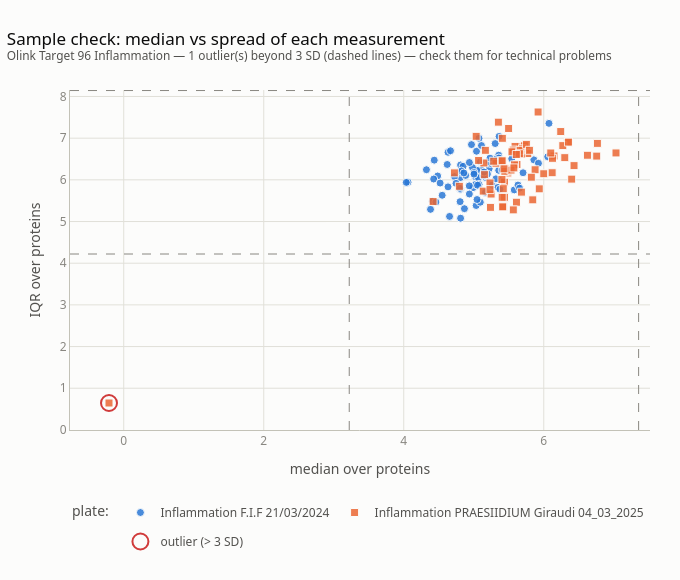

Notebook code for this chart:
### Code cell
plot_sample_qc(clean)

### Figure 1 — Plotly figure (JSON) as saved in the notebook; plotly's stock layout.template omitted (floating-point values rounded to 4 significant figures)
{"data": [{"customdata": ["", "", "", "", "", "", "", "", "", "", "", "", "", "", "", "", "", "", "", "", "", "", "", "", "", "", "", "", "", "", "", "", "", "", "", "", "", "", "", "", "", "", "", "", "", "", "", "", "", "", "", "", "", "", "", "", "", "", "", "", "", "", "", "", "", "", "", "", "", "", "", "", "", "", "", "", "", "", "", "", "", "", "", "", ""], "hovertemplate": "median %{x:.2f}<br>IQR %{y:.2f}<extra></extra>", "legendgroup": "Inflammation F.I.F 21/03/2024", "marker": {"color": "#2a78d6", "line": {"color": "#fcfcfb", "width": 1}, "opacity": 0.85, "size": 8, "symbol": "circle"}, "mode": "markers", "name": "Inflammation F.I.F 21/03/2024", "showlegend": true, "type": "scatter", "x": [5.168, 4.867, 5.037, 5.356, 4.988, 5.858, 4.414, 5.579, 4.324, 5.075, 5.104, 5.035, 5.056, 5.093, 5.026, 5.042, 6.074, 5.219, 5.233, 5.306, 5.264, 5.039, 5.11, 5.362, 4.811, 4.806, 5.631, 4.436, 4.382, 4.484, 4.726, 5.195, 5.047, 5.924, 5.226, 4.632, 5.385, 4.884, 5.025, 4.061, 4.967, 4.848, 4.98, 5.067, 6.056, 4.633, 5.166, 4.809, 5.347, 4.654, 4.621, 4.81, 4.427, 4.823, 4.036, 5.357, 4.519, 5.358, 5.373, 4.805, 5.351, 5.704, 4.667, 5.094, 5.542, 5.406, 5.654, 5.005, 4.936, 5.298, 4.746, 5.075, 4.858, 4.459, 4.937, 5.139, 4.937, 4.549, 5.317, 4.812, 5.003, 5.054, 4.803, 5.231, 5.148], "xaxis": "x", "y": [6.056, 5.308, 5.89, 6.59, 5.811, 6.48, 5.489, 5.759, 6.243, 6.997, 6.243, 5.384, 6.14, 5.464, 5.89, 6.23, 7.355, 6.266, 6.393, 6.871, 5.873, 6.686, 6.823, 7.043, 6.356, 6.053, 5.875, 6.472, 5.292, 6.092, 6.079, 6.139, 5.528, 6.397, 6.427, 5.831, 5.976, 6.106, 6.074, 5.944, 6.846, 6.325, 6.299, 6.048, 6.554, 6.661, 5.699, 5.773, 5.82, 5.123, 6.369, 6.183, 6.02, 6.212, 5.938, 6.229, 5.923, 6.524, 5.777, 5.477, 6.41, 6.17, 6.698, 6.429, 6.505, 6.237, 5.799, 6.176, 5.856, 6.488, 5.917, 5.89, 6.166, 5.467, 5.66, 6.094, 6.416, 5.63, 6.024, 5.079, 6.138, 5.873, 5.797, 6.521, 6.188], "yaxis": "y"}, {"customdata": ["", "", "", "", "", "", "", "", "", "", "", "", "", "", "", "", "", "", "", "", "", "", "", "", "", "", "", "", "", "", "", "", "", "", "", "", "", "", "", "", "", "", "", "", "", "", "", "", "", "", "", "", "", "", "", "", "", "", "", "", "", "", "", "", "", "", "", "", "", "", "", "", "", "", "", ""], "hovertemplate": "median %{x:.2f}<br>IQR %{y:.2f}<extra></extra>", "legendgroup": "Inflammation PRAESIIDIUM Giraudi 04_03_2025", "marker": {"color": "#eb6834", "line": {"color": "#fcfcfb", "width": 1}, "opacity": 0.85, "size": 8, "symbol": "square"}, "mode": "markers", "name": "Inflammation PRAESIIDIUM Giraudi 04_03_2025", "showlegend": true, "type": "scatter", "x": [4.419, 5.681, 5.318, 6.0, 5.248, 5.231, 6.624, 5.454, 5.67, 5.285, 6.343, 5.617, 5.487, 5.59, 6.146, 5.135, 5.61, 5.581, 6.399, 5.44, 6.272, 5.487, 5.771, 6.766, 5.659, 6.125, 7.032, 5.405, 5.406, 5.919, 5.409, 5.498, 5.564, 5.723, 5.232, 5.565, 4.794, 6.432, -0.2104, 5.421, 5.843, 5.034, 5.352, 5.474, 5.697, 5.145, 6.354, 5.546, 5.154, 5.443, 5.679, 6.3, 6.1, 5.533, 6.756, 5.412, 5.936, 5.663, 5.876, 5.166, 5.823, 4.724, 5.752, 5.652, 6.12, 5.795, 5.403, 5.239, 6.242, 5.069, 5.439, 5.406, 5.422, 5.432, 5.573, 5.608], "xaxis": "x", "y": [5.479, 5.705, 6.398, 6.146, 5.659, 5.926, 6.59, 6.266, 6.798, 6.447, 6.895, 6.368, 6.161, 6.802, 6.573, 5.73, 5.463, 6.359, 6.017, 5.943, 6.821, 6.191, 6.63, 6.875, 6.665, 6.516, 6.646, 6.456, 6.457, 7.628, 6.996, 7.232, 6.713, 6.819, 5.766, 5.279, 5.845, 6.342, 0.6459, 5.357, 5.521, 7.044, 7.384, 6.232, 6.745, 6.405, 6.906, 6.672, 6.125, 6.205, 6.619, 6.532, 6.644, 6.234, 6.57, 5.352, 5.784, 6.708, 6.242, 6.708, 6.063, 6.168, 6.852, 6.627, 6.171, 6.709, 6.007, 5.34, 7.158, 6.466, 5.581, 5.581, 5.787, 6.265, 6.286, 6.608], "yaxis": "y"}, {"hoverinfo": "skip", "legendgroup": "outlier", "marker": {"color": "rgba(0,0,0,0)", "line": {"color": "#d03b3b", "width": 2}, "size": 16}, "mode": "markers", "name": "outlier (> 3 SD)", "showlegend": true, "type": "scatter", "x": [-0.2104], "xaxis": "x", "y": [0.6459], "yaxis": "y"}], "layout": {"font": {"color": "#52514e", "family": "system-ui, -apple-system, 'Segoe UI', sans-serif", "size": 12}, "height": 580, "hoverlabel": {"bgcolor": "white", "font": {"color": "#0b0b0b", "family": "system-ui, -apple-system, 'Segoe UI', sans-serif"}}, "legend": {"font": {"color": "#52514e"}, "orientation": "h", "title": {"font": {"color": "#52514e"}, "text": "plate: "}, "x": 0, "xanchor": "left", "y": -0.2, "yanchor": "top"}, "margin": {"b": 150, "l": 70, "r": 30, "t": 90}, "paper_bgcolor": "#fcfcfb", "plot_bgcolor": "#fcfcfb", "shapes": [{"line": {"color": "#898781", "dash": "dash", "width": 1}, "type": "line", "x0": 3.221, "x1": 3.221, "xref": "x", "y0": 0, "y1": 1, "yref": "y domain"}, {"line": {"color": "#898781", "dash": "dash", "width": 1}, "type": "line", "x0": 7.355, "x1": 7.355, "xref": "x", "y0": 0, "y1": 1, "yref": "y domain"}, {"line": {"color": "#898781", "dash": "dash", "width": 1}, "type": "line", "x0": 0, "x1": 1, "xref": "x domain", "y0": 4.221, "y1": 4.221, "yref": "y"}, {"line": {"color": "#898781", "dash": "dash", "width": 1}, "type": "line", "x0": 0, "x1": 1, "xref": "x domain", "y0": 8.143, "y1": 8.143, "yref": "y"}], "title": {"font": {"color": "#0b0b0b", "size": 17}, "text": "Sample check: median vs spread of each measurement<br><sup style='color:#52514e'>Olink Target 96 Inflammation — 1 outlier(s) beyond 3 SD (dashed lines) — check them for technical problems</sup>", "x": 0.01, "xanchor": "left"}, "width": 680, "xaxis": {"anchor": "y", "domain": [0.0, 1.0], "gridcolor": "#e1e0d9", "linecolor": "#c3c2b7", "tickfont": {"color": "#898781"}, "title": {"text": "median over proteins"}, "zeroline": false}, "yaxis": {"anchor": "x", "domain": [0.0, 1.0], "gridcolor": "#e1e0d9", "linecolor": "#c3c2b7", "tickfont": {"color": "#898781"}, "title": {"text": "IQR over proteins"}, "zeroline": false}}}
